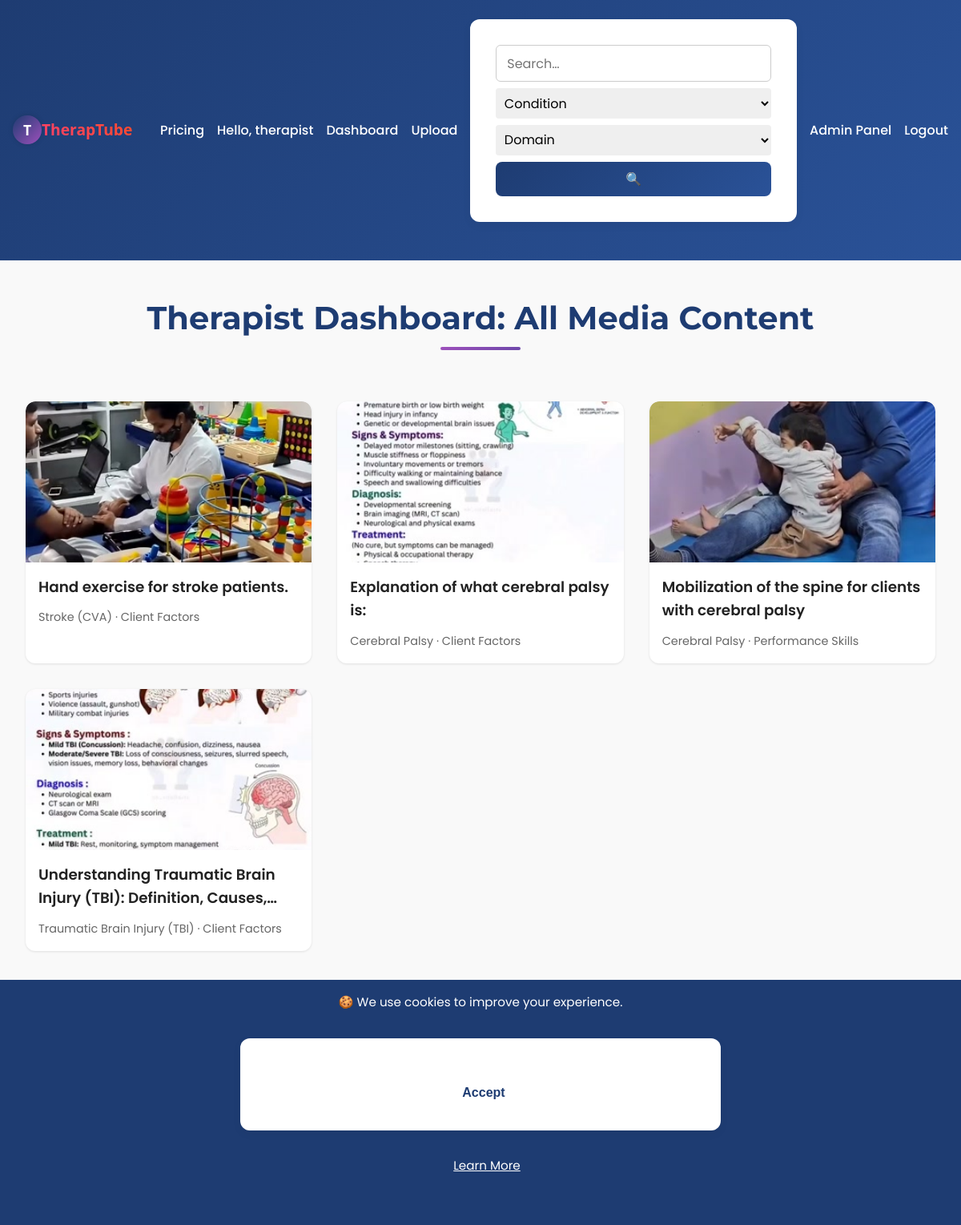
Page /therapist_dashboard (signed in) on the committed database.
### app.py (models this page shows, shortened)
class User(db.Model, UserMixin):
    id = db.Column(db.Integer, primary_key=True)
    username = db.Column(db.String(80), unique=True, nullable=False)
    email    = db.Column(db.String(120), unique=True)
    invite_code_used = db.Column(db.String(36))
    password_hash = db.Column(db.String(128), nullable=False)
    role = db.Column(db.String(32), nullable=False)

class Media(db.Model):
    id = db.Column(db.Integer, primary_key=True)
    filename = db.Column(db.String(200), nullable=False)
    thumbnail = db.Column(db.String(200))
    title = db.Column(db.String(120), nullable=False)
    description = db.Column(db.Text, nullable=True)
    category = db.Column(db.String(80), nullable=True)
    otpf_domain = db.Column(db.String(50))
    for_name = db.Column(db.String(50))
    target_condition = db.Column(db.String(50))
    uploader_id = db.Column(db.Integer, db.ForeignKey('user.id'))
    view_count = db.Column(db.Integer, default=0)
    uploader = db.relationship('User', backref='media')
    upload_time = db.Column(db.DateTime, default=datetime.utcnow)

### app.py (the view)
@app.route('/therapist_dashboard')
@login_required
def therapist_dashboard():
    if current_user.role != 'therapist':
        flash('Access denied. You do not have therapist privileges.', 'danger')
        return redirect(url_for('index'))
    all_media = Media.query.order_by(Media.upload_time.desc()).all()
    current_utc_year = datetime.now(timezone.utc).year # Ensure datetime and timezone are imported
    return render_template('therapist_dashboard.html',
                            media=all_media,
                            taxonomy=TAXONOMY, # Assuming TAXONOMY is needed for filters/categories
                            current_year=current_utc_year)

### app.py (called while the page is built)
@app.context_processor
def inject_global_data():
    has_sub = False
    if current_user.is_authenticated:
        has_sub = has_active_subscription(current_user)
    return {
        'app_version': APP_VERSION,  # Assuming APP_VERSION is defined globally or from config
        'utc_now': datetime.now(timezone.utc),
        'has_active_subscription': has_active_subscription, # Make the function itself available
        'current_user': current_user, # Flask-Login usually injects this, but explicit is fine
        'user_has_active_subscription': has_sub # A boolean flag for simpler checks in templates
    }

@login_manager.user_loader
def load_user(user_id):
    return User.query.get(int(user_id))

def has_active_subscription(user):
    if not user.is_authenticated or user.role != 'client':
        return False
    latest = Subscription.query.filter_by(user_id=user.id).order_by(Subscription.timestamp.desc()).first()
    if not latest:
        return False
    return latest.expires_at >= datetime.utcnow()

### templates/therapist_dashboard.html
{% extends 'base.html' %}
{% block content %}
<link rel="stylesheet" href="{{ url_for('static', filename='therapist_dashboard.css') }}">
<div class="therapist-dashboard-container">
    <h1 class="dashboard-title">Therapist Dashboard: All Media Content</h1>
    <div class="media-grid">
        {% for item in media %}
            <div class="media-card">
                <a href="{{ url_for('watch', media_id=item.id) }}" class="media-link">
                    <div class="media-card-thumbnail">
                        <img src="{{ url_for('static', filename='uploads/thumbs/' + item.thumbnail) }}" alt="{{ item.title }}">
                    </div>
                    <div class="media-card-content">
                        <p class="media-card-title">{{ item.title }}</p>
                        <small class="media-card-meta">{{ item.target_condition }} · {{ item.otpf_domain }}</small>
                    </div>
                </a>
            </div>
        {% else %}
            <div class="no-media-message">
                <p>No media uploaded yet. As a therapist, you can upload new resources to expand the library!</p>
                <a class="btn btn-primary-upload" href="{{ url_for('upload') }}">Upload New Media</a>
            </div>
        {% endfor %}
    </div>
</div>
{% endblock %}

### templates/base.html (shortened to what this page needs)
<!doctype html>
<html lang="en">
<head>
    <link rel="stylesheet" href="{{ url_for('static', filename='style.css') }}">
    <link rel="stylesheet" href="https://cdnjs.cloudflare.com/ajax/libs/font-awesome/6.5.0/css/all.min.css">
</head>
<body>
    <nav class="navbar">
        <div class="nav-brand">
            {% if current_user.is_authenticated %}
                {% if current_user.role == 'client' %}
                    <a href="{{ url_for('client_dashboard') }}">
                        <div class="logo-circle animate-spin">
                            <span class="logo-text">T</span>
                        </div>
                        <span class="brand-text">TherapTube</span>
                    </a>
                {% elif current_user.role == 'therapist' %}
                    <a href="{{ url_for('therapist_dashboard') }}">
                        <div class="logo-circle animate-spin">
                            <span class="logo-text">T</span>
                        </div>
                        <span class="brand-text">TherapTube</span>
                    </a>
                {% endif %}
            {% endif %}
        </div>
        <div class="nav-links">
            <a href="{{ url_for('pricing') }}">Pricing</a>
            {% if current_user.is_authenticated %}
                <span class="user-greet">Hello, {{ current_user.username }}
                </span>
                {% if current_user.role == 'client' %}
                    <a href="{{ url_for('client_dashboard') }}">Dashboard</a>
                    {% if has_active_subscription(current_user) %}
                        <a href="{{ url_for('progress') }}">My Progress</a>
                        <a href="{{ url_for('recent') }}">Recently Watched</a>
                        <form action="{{ url_for('search') }}" method="get" class="search-form">
                            <input type="text" name="q" placeholder="Search…" value="{{ request.args.get('q','') }}">
                            <select name="condition" aria-label="Select a condition">
                                <option value="">Condition</option>
                                {% for c in taxonomy.conditions %}
                                    <option value="{{ c }}" {% if request.args.get('condition')==c %}selected{% endif %}>{{ c }}</option>
                                {% endfor %}
                            </select>
                            <select name="otpf_domain" aria-label="Select an OTPF domain">
                                <option value="">Domain</option>
                                {% for d in taxonomy.otpf_domains %}
                                    <option value="{{ d }}" {% if request.args.get('otpf_domain')==d %}selected{% endif %}>{{ d }}</option>
                                {% endfor %}
                            </select>
                            <button type="submit" class="search-btn">🔍</button>
                        </form>
                    {% endif %}
                {% elif current_user.role == 'therapist' %}
                    <a href="{{ url_for('therapist_dashboard') }}">Dashboard</a>
                    <a href="{{ url_for('upload') }}">Upload</a>
                    <form action="{{ url_for('search') }}" method="get" class="search-form">
                        <input type="text" name="q" placeholder="Search…" value="{{ request.args.get('q','') }}">
                        <select name="condition" aria-label="Select a condition">
                            <option value="">Condition</option>
                        </select>
                        <select name="otpf_domain" aria-label="Select an OTPF domain">
                            <option value="">Domain</option>
                        </select>
                        <button type="submit" class="search-btn">🔍</button>
                    </form>
                    <a href="{{ url_for('admin_dashboard') }}">Admin Panel</a>
                {% endif %}
                <a href="{{ url_for('logout') }}">Logout</a>
            {% else %}
                <a href="{{ url_for('login') }}">Login</a>
                <a href="{{ url_for('register') }}">Register</a>
            {% endif %}
        </div>
    </nav>
    <div class="container">
        {% block content %}{% endblock %}
    </div>
    <footer class="footer sticky-footer">
        <div class="footer-top">
            <span>&copy; {{ current_year }} TherapTube</span>
            <span>Version {{ app_version }}</span>
            <span>Designed by Atom De Legend</span>
            <span>
                <a href="mailto:info@example.com">Contact</a> |
                <a href="{{ url_for('privacy') }}">Privacy</a> |
                <a href="{{ url_for('terms') }}">Terms</a> |
                <a href="{{ url_for('cookies') }}">Cookies</a> |
                <a href="{{ url_for('about') }}">About</a>
            </span>
        </div>
    </footer>
    {% if not request.cookies.get('cookies_accepted') %}
        <div id="cookie-banner" class="cookie-banner">
            🍪 We use cookies to improve your experience.
            <form method="post" action="{{ url_for('accept_cookies') }}" class="cookie-inline-form">
                <button type="submit">Accept</button>
            </form>
            <a href="{{ url_for('cookies') }}">Learn More</a>
        </div>
    {% endif %}
</body>

### static/style.css (style rules this page uses)
:root { --color-primary: #1e3c72; --color-primary-light: #2a5298; --color-accent: #9d50bb; --color-accent-dark: #6e48aa; --color-bg: #f9f9f9; --color-text: #222; --color-white: #fff; --gradient-primary: linear-gradient(135deg, var(--color-primary), var(--color-primary-light)); --gradient-accent: linear-gradient(135deg, var(--color-accent), var(--color-accent-dark)); }
* { margin: 0; padding: 0; box-sizing: border-box; }
body { font-family: 'Segoe UI', sans-serif; background: var(--color-bg); color: var(--color-text); line-height: 1.6; }
a { text-decoration: none; color: var(--color-primary); transition: 0.3s ease; }
.container { max-width: 1200px; margin: auto; padding: 1rem; }
.navbar { background: var(--gradient-primary); padding: 1rem; display: flex; flex-wrap: wrap; align-items: center; justify-content: space-between; position: sticky; top: 0; z-index: 1000; }
.nav-brand { display: flex; align-items: center; gap: 0.5rem; }
.nav-brand a { display: flex; align-items: center; text-decoration: none; color: var(--color-primary); font-size: 1.4rem; font-weight: bold; }
.logo-circle { width: 36px; height: 36px; background: linear-gradient(135deg, var(--color-primary), var(--color-accent)); border-radius: 50%; display: flex; justify-content: center; align-items: center; box-shadow: 0 0 6px rgba(0,0,0,0.15); }
.logo-text { color: #fff; font-weight: bold; font-size: 1.1rem; font-family: 'Segoe UI', sans-serif; }
.animate-spin { animation: slowSpin 6s linear infinite; }
.brand-text { font-weight: bold; font-size: 1.2rem; background: linear-gradient(45deg, #ff416c, #ff4b2b); -webkit-background-clip: text; background-clip: text; -webkit-text-fill-color: transparent; font-family: 'Segoe UI', sans-serif; }
.nav-links { display: flex; flex-wrap: wrap; gap: 1rem; align-items: center; }
.nav-links a, .user-greet { color: var(--color-white); font-weight: 500; }
.search-form { display: flex; flex-wrap: wrap; gap: 0.5rem; margin-top: 0.5rem; }
.search-form input, .search-form select { padding: 0.4rem; border-radius: 4px; border: none; outline: none; }
.search-form input { flex: 1; min-width: 150px; }
.media-grid { display: grid; grid-template-columns: repeat(auto-fit, minmax(200px, 1fr)); gap: 1rem; margin-top: 1rem; }
.footer { background: var(--gradient-accent); color: var(--color-white); text-align: center; padding: 1rem 0; margin-top: 2rem; }
.footer-top span { display: block; margin: 0.3rem 0; }
.footer-top a { color: var(--color-white); font-weight: 500; }
.container { padding-bottom: 120px; }
form { background: var(--color-white); max-width: 600px; margin: 2rem auto; padding: 2rem; border-radius: 12px; box-shadow: 0 4px 12px rgba(0,0,0,0.05); display: flex; flex-direction: column; gap: 1.25rem; }
input[type="text"], textarea, select, input[type="file"] { padding: 0.6rem 0.8rem; border: 1px solid #ccc; border-radius: 6px; font-size: 1rem; font-family: inherit; width: 100%; }
button[type="submit"] { background: var(--gradient-primary); color: var(--color-white); padding: 0.75rem 1.5rem; border: none; border-radius: 8px; font-weight: bold; font-size: 1rem; cursor: pointer; transition: background 0.3s ease; }
.cookie-banner { position: fixed; bottom: 0; left: 0; width: 100%; height: 20%; background: var(--color-primary); color: #fff; padding: 1rem; text-align: center; z-index: 9999; font-size: 0.95rem; }
.cookie-banner button { margin-left: 0.5rem; margin-top: 1.3rem; background: #fff; color: var(--color-primary); border: none; padding: 0.4rem 0.8rem; border-radius: 4px; cursor: pointer; }
.cookie-banner a { color: #fff; margin-left: 1rem; text-decoration: underline; }

### rows in the picture
User: username "therapist"
Media: thumbnail (picture), title "Hand exercise for stroke patients.", target_condition "Stroke (CVA)", otpf_domain "Client Factors"
Media: thumbnail (picture), title "Explanation of what cerebral palsy is:", target_condition "Cerebral Palsy", otpf_domain "Client Factors"
Media: thumbnail (picture), title "Mobilization of the spine for clients with cerebral palsy", target_condition "Cerebral Palsy", otpf_domain "Performance Skills"
Media: thumbnail (picture), title "Understanding Traumatic Brain Injury (TBI): Definition,…", target_condition "Traumatic Brain Injury (TBI)", otpf_domain "Client Factors"
